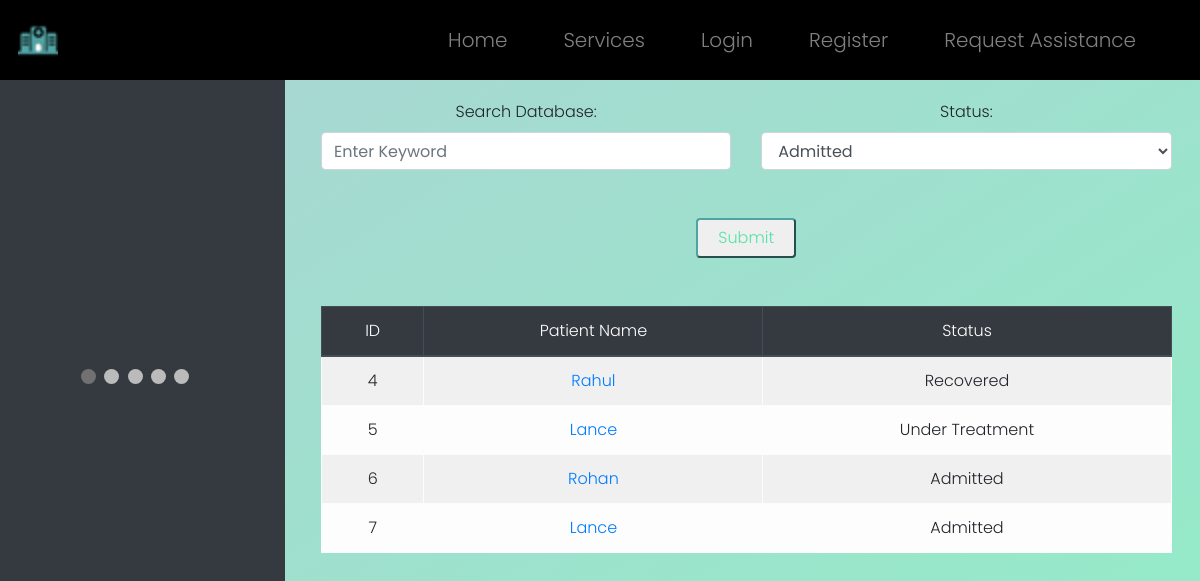
The app's page /dashboard, older data.
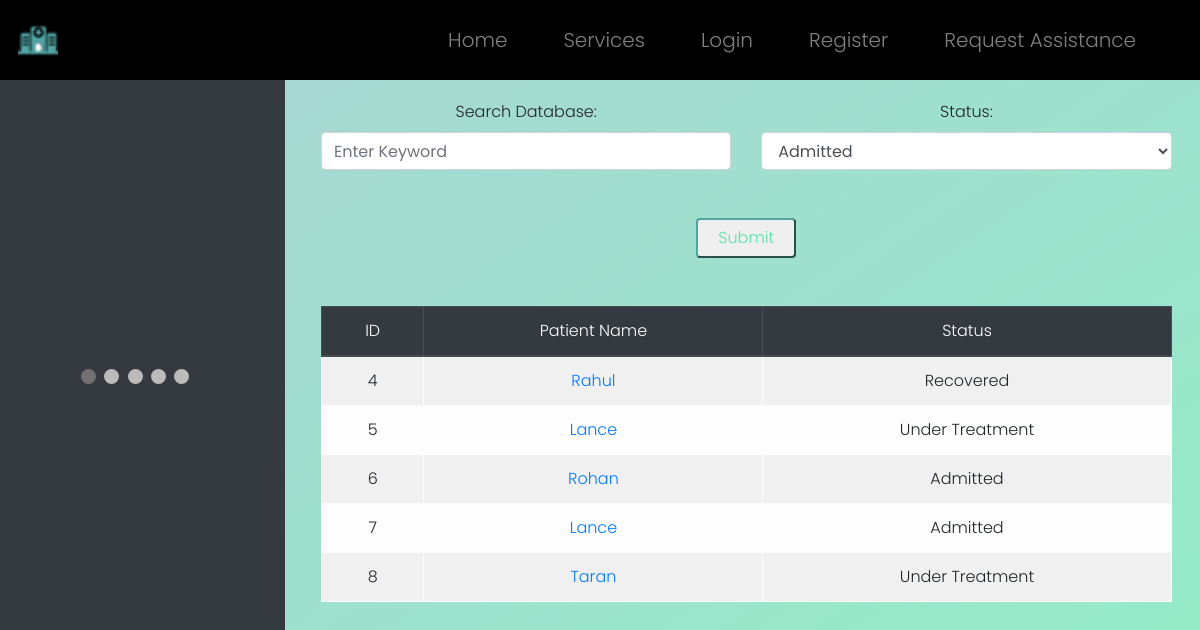
The same page, newer data.
### WebApp/models.py (models this page shows)
class Patient(models.Model):
    patient_id = models.AutoField(primary_key=True)
    name  = models.CharField(max_length=64)
    age = models.IntegerField()
    gender = models.CharField(max_length=64)
    address = models.TextField()
    phone = models.CharField(max_length=64)
    email = models.CharField(max_length=64)
    date = models.CharField(max_length=64)
    symptoms = models.TextField()
    health_det = models.TextField()
    emg_phone = models.CharField(max_length=64)
    bed = models.CharField(max_length=64)
    venti = models.CharField(max_length=64)
    status = models.CharField(max_length=64)
    condi = models.CharField(max_length=64)
    notes = models.TextField()

### WebApp/views.py (the view)
# urls.py: path("dashboard", views.dashboard, name="dashboard"),
def dashboard(request):
    if request.method == "POST":
        sp=request.POST["sp"]
        status=request.POST["status"]
        fil=Patient.objects.filter(status=status)
        if sp!="":
            fil=fil.filter(name=sp)
        if fil:
            return render(request, "WebApp/dashboard.html", {"patients": fil})
        else:
            return render(request, "WebApp/dashboard.html", {"patients": None})
    else:
        pat=Patient.objects.all()
        if pat:
            return render(request, "WebApp/dashboard.html", {"patients": pat})
        else:
            return render(request, "WebApp/dashboard.html", {"patients": None})

### WebApp/templates/WebApp/dashboard.html (shortened to what this page needs)
{% extends "WebApp/layout.html" %}
{% load static %}
{% block body %}
<div class="row">
	<div class="col-3 abtimg">
		<div class="slideshow-container">
            </div>
            <br>
            <div style="text-align:center">
              <span class="dot"></span>
              <span class="dot"></span>
              <span class="dot"></span>
              <span class="dot"></span>
              <span class="dot"></span>
            </div>
	</div>
	<div class="col-9 dash">
		<center>
            <form action="{% url 'dashboard' %}" method="post">
                <div class=row>
                    <div class=col>
                        <label>Search Database:</label>
                        <input class="form-control intinp inp" type="text" placeholder="Enter Keyword" name="sp"/>
                    </div>
                    <div class=col>
                        <label>Status:</label>
                        <select class="form-control inp" name="status">
                            <option value="Admitted">Admitted</option>
                        </select>
                    </div>
                </div>
                <br><br>
                <center><button type="submit" id="log-button">Submit</button></center>
                <br><br>
            </form>
			{% if patients == None %}
				<h2 style="font-weight: 900;">No Patients Found...</h2>
			{% else %}
			<table class="table table-striped table-light table-bordered" style="text-align: center;">
				<thead class="thead-dark">
					<tr>
						<th scope="col" id="rank" class=head>ID</th>
						<th scope="col" class=head>Patient Name</th>
						<th scope="col" class=head>Status</th>
					</tr>
				</thead>
				<tbody>
					{% for patient in patients %}
						<tr>
							<th scope="row">{{ patient.patient_id }}</th>
							<td><a href="{% url 'indipatient' id=patient.patient_id %}">{{ patient.name }}</a></td>
							<td>{{ patient.status }}</td>
						</tr>
					{% endfor %}
				</tbody>
			</table>
			{% endif %}
		</center>
	</div>
</div>
{% endblock %}

Row changes from the older to the newer data that the page shows:
added Patient: patient_id "8", name "Taran", status "Under Treatment"
